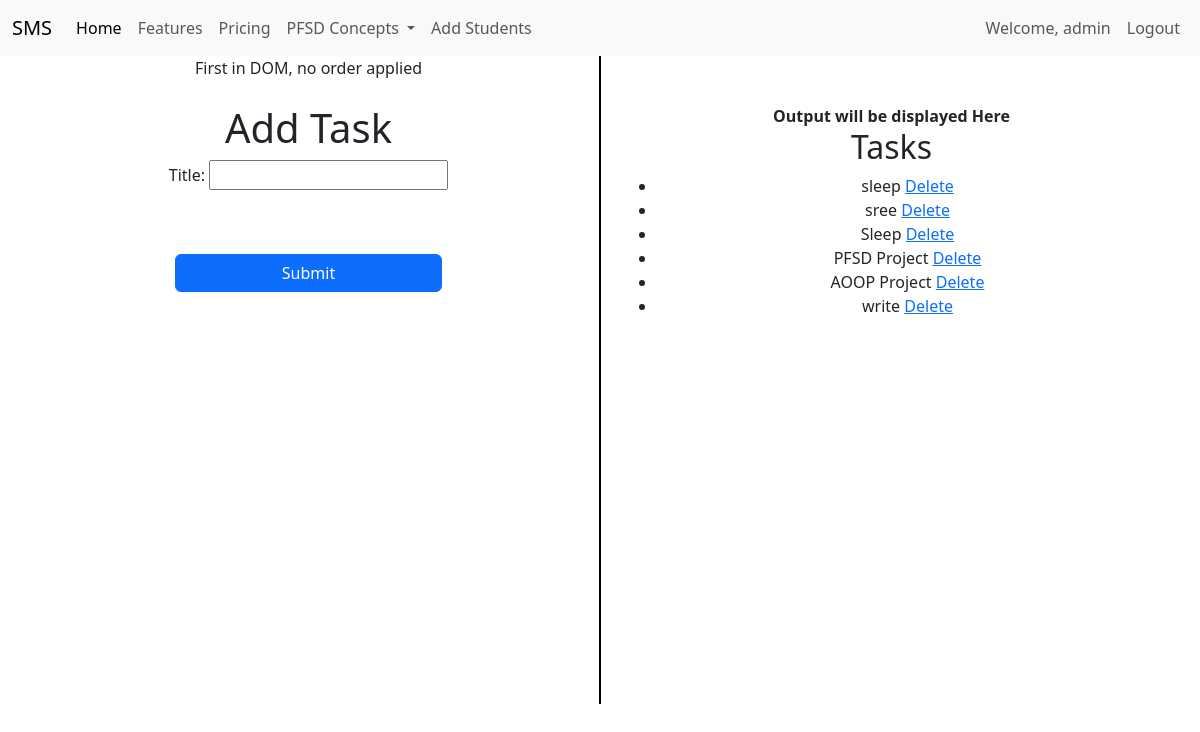
Page /add_task/ (signed in) on the committed database.
### adminapp/models.py (models this page shows, shortened)
class Task(models.Model):
    title= models.CharField(max_length=200)
    created_at= models.DateTimeField(auto_now_add=True)

### adminapp/views.py (the view)
# urls.py: path('add_task/',views.add_task,name='add_task'),
def add_task(request):
    if request.method=='POST':
        form = TaskForm(request.POST)
        if form.is_valid():
            form.save()
            return redirect('add_task')
    else:
        form=TaskForm()
    tasks = Task.objects.all()
    return render(request,'adminapp/add_task.html',{'form':form,'tasks':tasks})

### adminapp/forms.py
class TaskForm(forms.ModelForm):
    class Meta:
        model = Task
        fields = ['title']

### templates/adminapp/add_task.html (shortened to what this page needs)
{% extends 'Navbar/ProjectNavBar.html' %}
{% load static %}
{% block body %}
<div class="container text-center">
  <div class="row">
    <div class="col">
      First in DOM, no order applied
        <br><br>
            <h1>Add Task</h1>
            <form method="post" action="{% url 'add_task' %}">{% csrf_token %}
            {{ form.as_p }}
            <br><br>
            <div class="d-grid gap-2 col-6 mx-auto">
            <button class="btn btn-primary" type="submit">Submit</button>
            </div>
        </form>
    </div>
      <br><br><br><br><br><br><br><br><br><br><br><br><br><br><br><br>
      <br><br><br><br><br><br><br><br><br><br><br>
       <div class="col-auto d-flex align-items-center">
      <div style="border-left: 2px solid black; height: 100%;"></div>
    </div>
    <div class="col">
        <br><br>
        <strong> Output will be displayed Here</strong>
              <h2>Tasks</h2>
    <ul>
        {% for task in tasks %}
            <li>
                {{ task.title }}
                <a href="{% url 'delete_task' task.pk %}">Delete</a>
            </li>
        {% endfor %}
    </ul>
    </div>
  </div>
</div>
{% endblock %}

### templates/Navbar/ProjectNavBar.html (shortened to what this page needs)
<!DOCTYPE html>
<html lang="en">
<head>
    <link href="https://cdn.jsdelivr.net/npm/bootstrap@5.3.3/dist/css/bootstrap.min.css" rel="stylesheet">
</head>
<body>
<nav class="navbar navbar-expand-lg navbar-light bg-light">
  <div class="container-fluid">
    <a class="navbar-brand" href=" {% url 'projecthomepage' %} ">SMS</a>
    <div class="collapse navbar-collapse" id="navbarNavDropdown">
      <ul class="navbar-nav">
        <li class="nav-item">
          <a class="nav-link active" aria-current="page" href="#">Home</a>
        </li>
        <li class="nav-item">
          <a class="nav-link" href="#">Features</a>
        </li>
        <li class="nav-item">
          <a class="nav-link" href="#">Pricing</a>
        </li>
        <li class="nav-item dropdown">
          <a class="nav-link dropdown-toggle" href="#" id="navbarDropdownMenuLink" role="button" data-bs-toggle="dropdown" aria-expanded="false">
            PFSD Concepts
          </a>
        </li>
          <li class="nav-item">
          <a class="nav-link" href="{% url 'add_student' %}">Add Students</a>
        </li>
      </ul>
    </div>
  <ul  class="navbar-nav ms-auto">
<li>
        {% if user.is_authenticated %}
        <li class="nav-item">
        <span class="nav-link">Welcome, {{ user.username }}</span>
    </li>
          <li class="nav-item">
          <a class="nav-link" href="{% url 'logout' %}">Logout</a>
          </li>
        {% endif %}
 </li>
      </ul>
  </div>
</nav>
{% block body %}
{% endblock %}
</body>
</html>

### rows in the picture
Task: title "sleep"
Task: title "sree"
Task: title "Sleep"
Task: title "PFSD Project"
Task: title "AOOP Project"
Task: title "write"

### other values in the picture
{{ user.username }} "admin"
